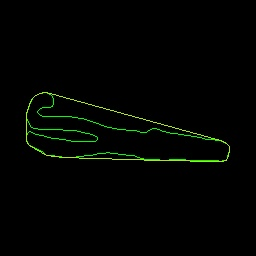
#> input picture temp/image_0.jpg, 256 x 256 px
$ python -i info_gain_utility.py   (imports and definitions only)
#> lines starting #> are read from the running program, lines starting #| are printed output that depends on the picture; after the words box and inside, x2 and y2 are one past the last pixel; in counts of white or black regions, pixels touching at a corner belong together; long printed decimals are rounded
#!/usr/bin/env python
import cv2 as cv
import numpy as np
import random as rng
from scipy.stats import entropy

# Initialize random seed
# [1 line not run here, left out]

def preprocess_image(src):
    """ Convert image to grayscale and apply binary inversion thresholding. """
    # Convert the image to grayscale
    gray = cv.cvtColor(src, cv.COLOR_BGR2GRAY)

    # Apply Gaussian blur
    blurred = cv.GaussianBlur(gray, (5, 5), 0)  # Using a 5x5 kernel with a standard deviation of 0

    # Apply binary inversion thresholding
    # Threshold set closer to 255 to capture nearly perfect white
    _, src_gray = cv.threshold(blurred, 240, 255, cv.THRESH_BINARY_INV)

    # Save the grayscale image (optional)
    return src_gray


def find_and_draw_contours(src_gray):
    """ Find contours, calculate and display contours and hulls with their area difference ratio. """
    canny_output = cv.Canny(src_gray, 100, 200)  # Fixed threshold values
    kernel = np.ones((3,3), np.uint8)
    canny_output = cv.morphologyEx(canny_output, cv.MORPH_CLOSE, kernel)
    contours, hierarchy = cv.findContours(canny_output, cv.RETR_TREE, cv.CHAIN_APPROX_SIMPLE)
    drawing = np.zeros((src_gray.shape[0], src_gray.shape[1], 3), dtype=np.uint8)
    countour_object = None

    # Find the index of the outermost contour (parent contour with no parent in hierarchy)
    if hierarchy is not None and len(hierarchy) > 0:
        hierarchy = hierarchy[0]  # Get the first hierarchy level which contains info for each contour
        for i, h in enumerate(hierarchy):
            # h[3] == -1 indicates that the contour has no parent
            if h[3] == -1:
                # This contour has no parent, so it's an outer contour
                countour_object = contours[i]

    # close gaps in the contour
    epsilon = 0.001 * cv.arcLength(countour_object, True)
    countour_object = cv.approxPolyDP(countour_object, epsilon, True)
    ratio, hull = draw_and_print_contour_properties(drawing, countour_object)
    cv.drawContours(drawing, [countour_object], -1, (0, 255, 0), 1)  # Contour in green
    cv.drawContours(drawing, [hull], -1, (255,255,255), 1)           # Hull in red color
    return drawing, ratio

def draw_and_print_contour_properties(drawing, contour):
    """ Draw contour and its convex hull, and compute area difference ratio. """
    # print(f'Contour: {contour.shape}')
    contour_area = cv.contourArea(contour)
    hull = cv.convexHull(contour)
    hull_area = cv.contourArea(hull)
    area_difference_ratio = (hull_area - contour_area) / hull_area if hull_area != 0 else 0
    print(hull_area, contour_area, area_difference_ratio)

    # Display area difference ratio
    # print(f'Area Difference Ratio: {area_difference_ratio:.2f}')

    # Draw contour and hull points for visualization

    return area_difference_ratio, hull

def calculate_entropy(image):
    """ Calculate the entropy of an image. """
    hist = cv.calcHist([image], [0], None, [256], [0, 256])
    prob = hist / hist.sum()
    e = entropy(prob, base=2)
    return e.sum()

def count_edges(src_gray):
    """ Count the number of edges in the grayscale image using Canny edge detection. """
    edges = cv.Canny(src_gray, 100, 200)  # Apply Canny edge detection
    edge_count = cv.countNonZero(edges)  # Count non-zero pixels which represent edges
    return edge_count

def count_corners(src_gray):
    """ Count the number of corners in the grayscale image using Harris corner detection. """
    # Parameters for Harris corner detection
    blockSize = 2
    apertureSize = 3
    k = 0.04
    # Detect corners
    dst = cv.cornerHarris(src_gray, blockSize, apertureSize, k)
    # Result is dilated for marking the corners
    dst = cv.dilate(dst, None)
    # Threshold for an optimal value, it may vary depending on the image
    corners = dst > 0.01 * dst.max()
    corner_count = np.sum(corners)  # Count true values which represent corners
    return corner_count

>>> import cv2
>>> picture = cv2.imread('../../../temp/image_0.jpg', cv2.IMREAD_GRAYSCALE)
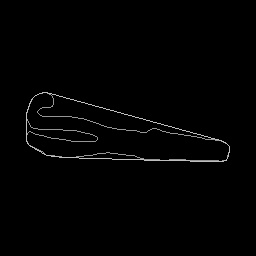
#> picture: shape (256, 256); min 0, max 196, mean 2.6
>>> result = find_and_draw_contours(picture)
#> in find_and_draw_contours, `canny_output = cv.Canny(src_gray, 100, 200)`:
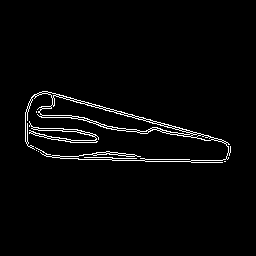
#> canny_output: shape (256, 256); 2.7% white in thin lines or dots, all inside (x1, y1, x2, y2) = (25, 91, 231, 163)
#> in find_and_draw_contours, `canny_output = cv.morphologyEx(canny_output, cv.MORPH_CLOSE, kernel)`:
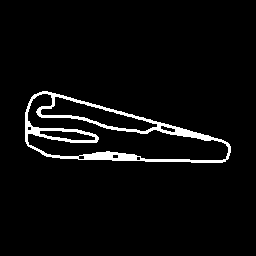
#> canny_output: shape (256, 256); 4.3% white; 1 white region
#> in find_and_draw_contours, `contours, hierarchy = cv.findContours(canny_output, cv.RETR_TREE, cv.C..`: contours = 9 contours, 2 with area under 20; largest, box (x1, y1, x2, y2) and area: (25, 91, 231, 163) 9134, (27, 93, 229, 161) 5118, (40, 96, 158, 132) 1496, (39, 130, 96, 141) 364, (160, 125, 176, 133) 60, (78, 155, 85, 160) 22, (112, 154, 119, 159) 22
#> the loop in find_and_draw_contours, `for i, h in enumerate(hierarchy):` made 9 passes
#> h on passes 1 to 9: [-1, -1, 1, -1], [2, -1, -1, 0], [3, 1, -1, 0], [4, 2, -1, 0], [5, 3, -1, 0], [6, 4, -1, 0], [7, 5, -1, 0], [8, 6, -1, 0], [-1, 7, -1, 0]
#> in find_and_draw_contours, `epsilon = 0.001 * cv.arcLength(countour_object, True)`: epsilon = 0.499
#> in find_and_draw_contours, `countour_object = cv.approxPolyDP(countour_object, epsilon, True)`: countour_object = contour of 91 points, box (x1, y1, x2, y2) (25, 91, 231, 163), area 9139
#> in draw_and_print_contour_properties, `contour_area = cv.contourArea(contour)`: contour_area = 9139
#> in draw_and_print_contour_properties, `hull = cv.convexHull(contour)`: hull = contour of 26 points, box (x1, y1, x2, y2) (25, 91, 231, 163), area 9330
#> in draw_and_print_contour_properties, `hull_area = cv.contourArea(hull)`: hull_area = 9329.5
#> in draw_and_print_contour_properties, `area_difference_ratio = (hull_area - contour_area) / hull_area if hull..`: area_difference_ratio = 0.0204
#| 9329.5 9139.0 0.02042
#> in find_and_draw_contours, `ratio, hull = draw_and_print_contour_properties(drawing, countour_obje..`: drawing: shape (256, 256, 3); every value is 0
#> in find_and_draw_contours, `cv.drawContours(drawing, [hull], -1, (255,255,255), 1)`:
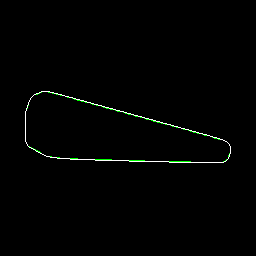
#> drawing: shape (256, 256, 3); mean of channels 0, 1, 2 1.8, 2.5, 1.8; drawn as B, G, R

$ run again, on temp/image_1.jpg
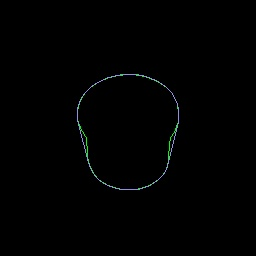
#> input picture temp/image_1.jpg, 256 x 256 px
#> in find_and_draw_contours, `canny_output = cv.morphologyEx(canny_output, cv.MORPH_CLOSE, kernel)`:
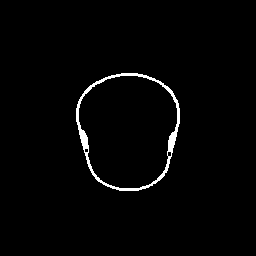
#> canny_output: shape (256, 256); 1.8% white; 1 white region
#> contours = 4 contours, 2 with area under 20; largest, box (x1, y1, x2, y2) and area: (76, 73, 180, 191) 9634, (78, 75, 178, 189) 8788
#> the loop in find_and_draw_contours, `for i, h in enumerate(hierarchy):` made 4 passes
#> h on passes 1 to 4: [-1, -1, 1, -1], [2, -1, -1, 0], [3, 1, -1, 0], [-1, 2, -1, 0]
#> epsilon = 0.376
#> countour_object = contour of 135 points, box (x1, y1, x2, y2) (76, 73, 180, 191), area 9634
#> contour_area = 9634.5
#> in draw_and_print_contour_properties, `hull = cv.convexHull(contour)`: hull = contour of 46 points, box (x1, y1, x2, y2) (76, 73, 180, 191), area 9740
#> hull_area = 9740.5
#> area_difference_ratio = 0.0109
#| 9740.5 9634.5 0.01088
#> in find_and_draw_contours, `cv.drawContours(drawing, [hull], -1, (255,255,255), 1)`:
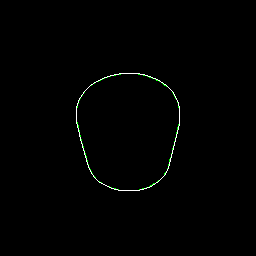
#> drawing: shape (256, 256, 3); mean of channels 0, 1, 2 1.3, 1.7, 1.3; drawn as B, G, R
